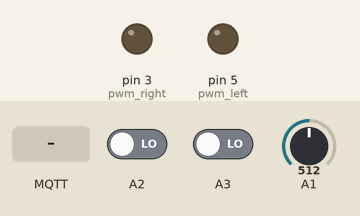
Recording of a sketch running on a simulated Arduino Uno, built with avr-gcc and run on an emulated ATmega328P. Shown: output pins drawn as LEDs (lit = HIGH). The inputs (shaded band) are chosen by the test bench; at power-on: A1 = 512, A2 LOW, A3 LOW. WiFi joins after 1.5 s; servers stay silent unless stated; no MQTT or app messages arrive unless stated; what the sketch prints to the serial monitor is not drawn.

Above: at 2.7 s.
2.8 s: MQTT message "1900" arrives on the first subscribed topic
At 3.9 s:
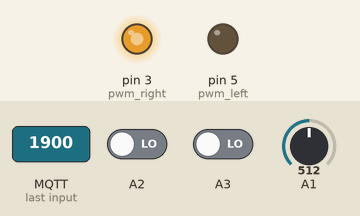
4.3 s: MQTT message "1300" arrives on the first subscribed topic
At 5.0 s:
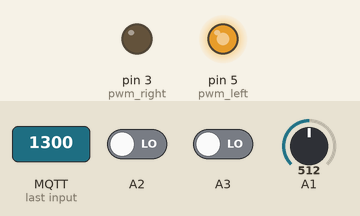
Timing chart, 0 to 7.3 s (numbered marks = the images above; inputs shaded):
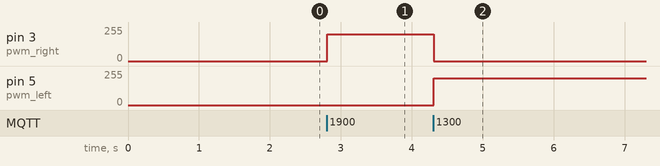

The sketch:

SPC_Prototype_03_withoutRTOS.ino
```cpp
#include <SPI.h>
#include <Ethernet.h>
#include <PubSubClient.h>
#include "Syergie.h"

#define  pwm_right 3
#define  pwm_left 5

// Update these with values suitable for your network.
byte mac[] = { 0xDE, 0xED, 0xBA, 0xFE, 0xFE, 0xED };
IPAddress ip(192, 168, 1, 100);
IPAddress server(192, 168, 1, 2);

EthernetClient ethClient;
PubSubClient client(ethClient);

/* Fuel Tank Level*/
int level_tanki;
char send_rpm_engine[10];
char send_rpm_propeller[10];
char send_tanki[10];

double pwm1, pwm2;
int count = 0;
char cBuffer [10];

/* RPM Measurement */
Proximity speed_1;
Proximity speed_2;
int rpm_1, rpm_2;
int Speed = 1500;

void callback(char* topic, byte* payload, unsigned int length) {

  Serial.print(F("Message arrived ["));
  Serial.print(topic);
  Serial.print(F("] "));
  for (int i=0;i<length;i++) {
    Serial.print((char)payload[i]);
  }
  Serial.println();

  if(topic[1]=='p'){
    int i, value;
    client.publish("confirm_SPC1","Received");
    value = 0;
    for ( i = 0; i < length; i++) {
    value = value*10;
    value = value + (payload[i] - 48);//*dig;
    Speed = value;
    }
  }

  else if(topic[0]=='M'){
    client.publish("1EngineSpeed",dtostrf(rpm_1, 4, 0, send_rpm_engine));
    client.publish("1PropellerSpeed",dtostrf(rpm_2, 4, 0, send_rpm_propeller));
    client.publish("1Fuel",dtostrf(level_tanki, 2, 0, send_tanki));
    client.publish("1Box","connected");
  }
}

void reconnect() {
  // Loop until we're reconnected
  while (!client.connected()) {
    Serial.print(F("Attempting MQTT connection... "));
    // Attempt to connect
    if (client.connect("Box1")) {
      Serial.print(server);
      Serial.println(F(" connected"));
      // Once connected, publish an announcement...
      client.publish("outTopic","hello world");

      // ... and resubscribe
      //client.subscribe("inTopic");
      client.subscribe("1pulse_spc");
      client.subscribe("MainControl");
    } else {
      Serial.print(F("failed, rc="));
      Serial.print(client.state());
      Serial.println(F(" try again in 5 seconds"));
      // Wait 5 seconds before retrying
      delay(5000);
    }
  }
}

// the setup function runs once when you press reset or power the board
void setup() {
  speed_1.pinRPM(A2);
  speed_2.pinRPM(A3);

  // initialize serial communication at 9600 bits per second:
  Serial.begin(115200);

  while (!Serial) {
    ; // wait for serial port to connect. Needed for native USB, on LEONARDO, MICRO, YUN, and other 32u4 based boards.
  }

  client.setServer(server, 1883);
  client.setCallback(callback);

  Ethernet.begin(mac, ip);
  // Allow the hardware to sort itself out
  delay(1500);
}

void loop()
{

  rpm_1 = speed_1.calcRPM();
  rpm_2 = speed_2.calcRPM();

  Serial.print(F("RPM 1 : "));Serial.println(rpm_1);
  Serial.print(F("RPM 2 : "));Serial.println(rpm_2);

  //Fuel Measurement
  level_tanki = map(analogRead(A1),0,1023,0,20);
  Serial.print(F("Level Tangki : "));Serial.println(level_tanki);

  //Governor Control
  switch(Speed){
    case 1900: pwm1 = 200; pwm2 = 0; break; //Speed UP
    case 1500: pwm1 = 0; pwm2 = 0; break; //Steady
    case 1300: pwm1 = 0; pwm2 = 200; break; //Speed Down
  }
  Serial.print(F("PWM 1 : "));Serial.println(pwm1);
  Serial.print(F("PWM 2 : "));Serial.println(pwm2);
  analogWrite(pwm_right, pwm1);
  analogWrite(pwm_left, pwm2);

  if (count > 100) { count = 0; }
  if (!client.connected()) {
    reconnect();
  }
  itoa(count, cBuffer, 10);
  client.publish("outTopic",cBuffer);
  client.loop();
  count++;

  delayMicroseconds(1000);
  // Empty. Things are done in Tasks.
}

/*--------------------------------------------------*/
/*---------------------- Tasks ---------------------*/
/*--------------------------------------------------*/
```

Syergie.cpp
```cpp
#include "Syergie.h"

#include "Arduino.h"

//--------------------------------------------------------------------------------------
// Sets the pins to be used for current sensors
//--------------------------------------------------------------------------------------
void Proximity::pinRPM(unsigned int _inPinPro)
{
  inPinPro = _inPinPro;
  prevmillis = 0;
  prevstate = HIGH;
  fanoff = true;
}

//--------------------------------------------------------------------------------------
int Proximity::calcRPM()
{
  currentstate = digitalRead(inPinPro);
  if( prevstate != currentstate) // If there is change in input
   {
     if( currentstate == LOW ) // If input only changes from HIGH to LOW
       {
         duration = ( micros() - prevmillis ); // Time difference between revolution in microsecond
         prevmillis = micros(); // store time for nect revolution calculation
         fanoff = true;
       }
     else
      {
         rpm = (312000000/(duration)); // rpm = (1/ time millis)*1000*1000*60;
      }
   }
  prevstate = currentstate; // store this scan (prev scan) data for next scan

  if (((micros() - prevmillis) > 60000000) && (fanoff==true))
    {
      fanoff = false;
      rpm = 0;
    }

  return rpm;
}
```

Syergie.h
```cpp
#ifndef Syergie_h
#define Syergie_h

#include "Arduino.h"
#else
#include "WProgram.h"
#endif

class Proximity
{
  public:
    void pinRPM(unsigned int _inPinPro);

    int calcRPM();

    //Useful value variables
    int rpm; // RPM value

  private:

    //Set Voltage and current input pins
    unsigned int inPinPro;

    //--------------------------------------------------------------------------------------
    // Variable declaration for calculation procedure
    //--------------------------------------------------------------------------------------
    unsigned long prevmillis; // To store time
  unsigned long duration; // To store time difference
  unsigned long refresh; // To store time for refresh of reading

  boolean currentstate; // Current state of Proximity input scan
  boolean prevstate; // State of Proximity sensor in previous scan
  boolean fanoff;

};
```

Measured:
- after the input at 2.8 s, pin 3 (pwm_right): 0/255 → 200/255 at once
- after the input at 4.3 s, pin 3 (pwm_right): 200/255 → 0/255 at once; pin 5 (pwm_left): 0/255 → 200/255 at once
